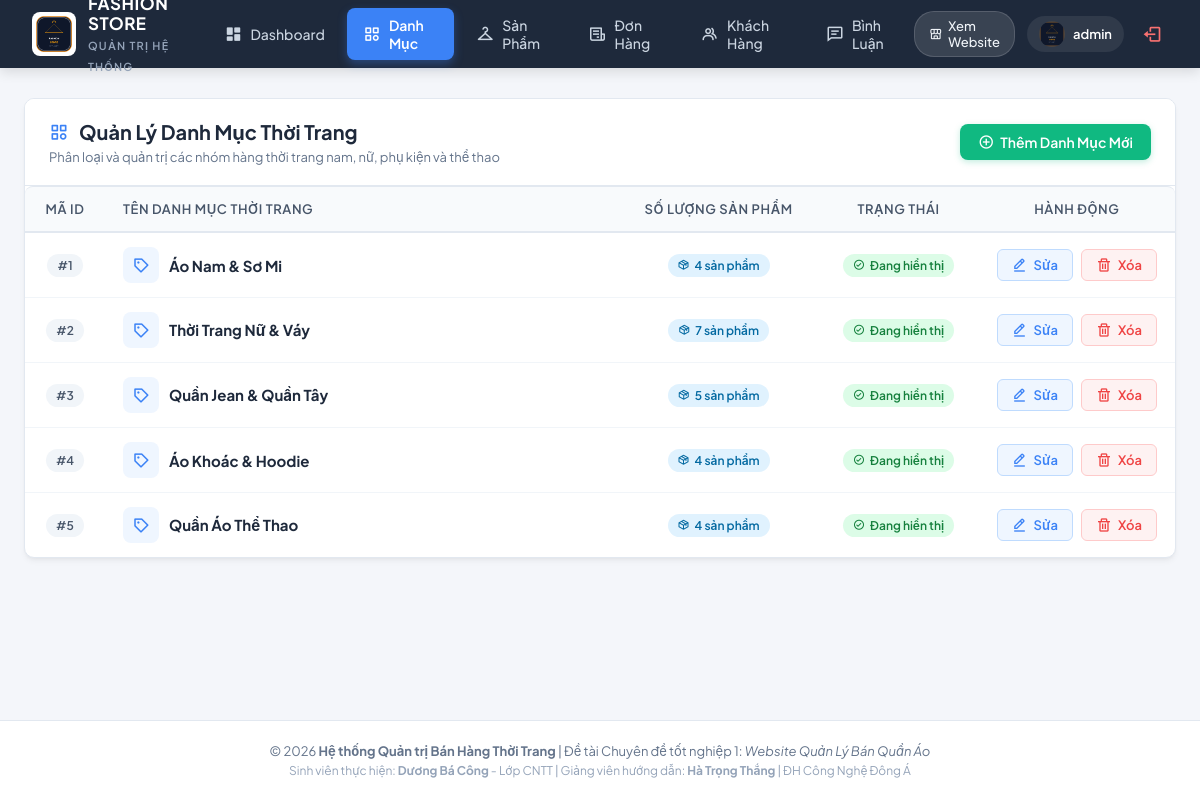
/controller/indexAdmin.php?act=danhmuc (signed in), run on an earlier commit of the app's database.
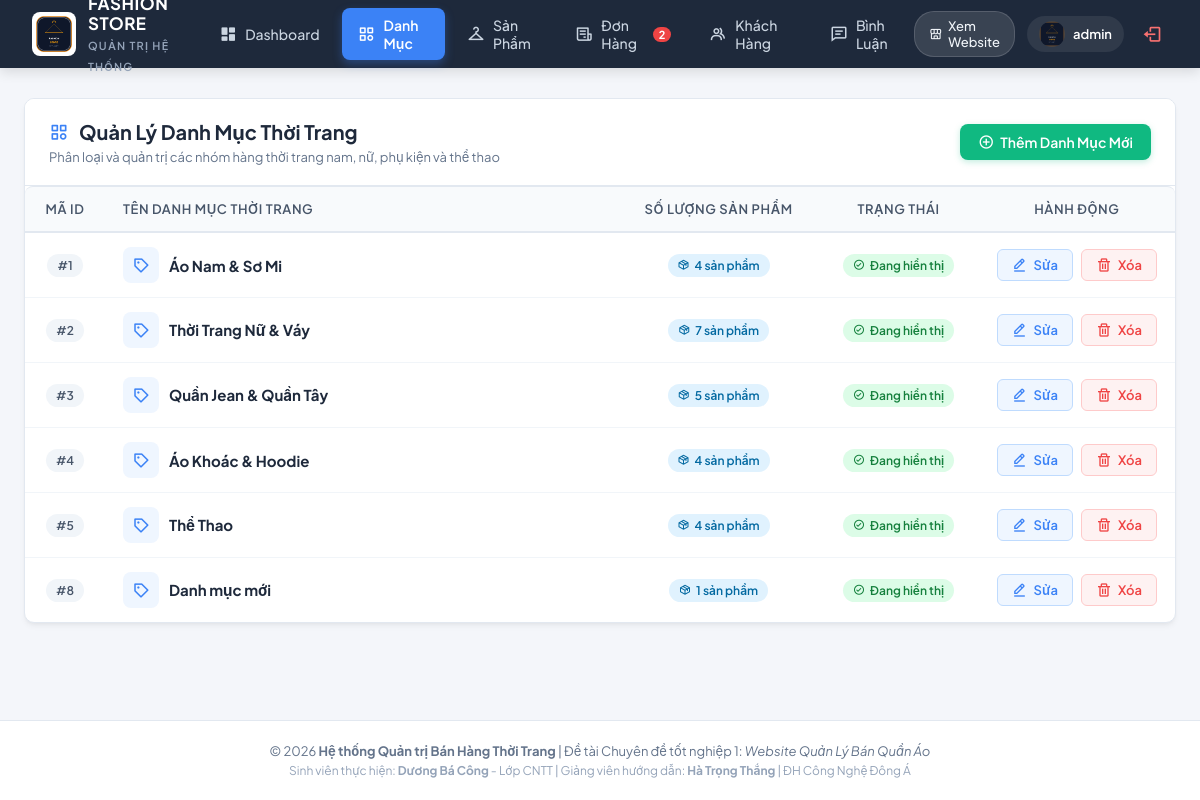
And on a later commit of the database.
### tables this page shows
CREATE TABLE `danhmuc` (
  `iddanhmuc` int(11) NOT NULL AUTO_INCREMENT,
  `tendanhmuc` varchar(255) NOT NULL,
  PRIMARY KEY (`iddanhmuc`)
);

### model/config.php (called while the page is built, shortened)
<?php
  function pdo_con(){
    static $cached_conn = null;
    if ($cached_conn !== null) {
      return $cached_conn;
    }
    $http_host = $_SERVER['HTTP_HOST'] ?? '';
    $is_infinityfree = (strpos($http_host, 'infinityfree') !== false || strpos($http_host, 'epizy.com') !== false);
    if ($is_infinityfree) {
      $servername = "sql302.infinityfree.com";
      $username = "if0_43184606";
      $password = "8gZKYLk9Rk6UBlL";
      $dbname = "if0_43184606_duan1";
      $port = 3306;
      $db_candidates = [$dbname];
    } else {
      $servername = "127.0.0.1";
      $username = "root";
      $password = "";
      $port = 3306;
      $db_candidates = ['duanmau', 'duan1'];
    }
    foreach ($db_candidates as $try_db) {
      try {
        $conn = new PDO("mysql:host=$servername;port=$port;dbname=$try_db;charset=utf8", $username, $password, [
          PDO::ATTR_ERRMODE => PDO::ERRMODE_EXCEPTION,
          PDO::ATTR_TIMEOUT => 2
        ]);
        $cached_conn = $conn;
        return $cached_conn;
      } catch (PDOException $e) {
      }
    }
    return null;
  }
  function pdo_query($sql){
    $sql_args = array_slice(func_get_args(), 1);
    $conn = pdo_con();
    try {
      $stmt = $conn->prepare($sql);
      $stmt->execute($sql_args);
      $rows = $stmt->fetchAll();
      return $rows ? $rows : [];
    } catch (PDOException $e) {
      throw $e;
    }
  }
  function pdo_query_one($sql){
    $sql_args = array_slice(func_get_args(), 1);
    $conn = pdo_con();
    try {
      $stmt = $conn->prepare($sql);
      $stmt->execute($sql_args);
      $row = $stmt->fetch(PDO::FETCH_ASSOC);
      return $row ? $row : null;
    } catch (PDOException $e) {
      throw $e;
    }
  }
  function pdo_query_value($sql){
    $sql_args = array_slice(func_get_args(), 1);
    $conn = pdo_con();
    try {
      $stmt = $conn->prepare($sql);
      $stmt->execute($sql_args);
      $row = $stmt->fetch(PDO::FETCH_NUM);
      return $row ? $row[0] : null;
    } catch (PDOException $e) {
      throw $e;
    }
  }
?>

### model/danhmuc.php (called while the page is built, shortened)
<?php
function danhmuc_showAll(){
    $sql = "SELECT * FROM danhmuc ORDER BY iddanhmuc ASC";
    return pdo_query($sql);
}
function danhmuc_count_sanpham($iddanhmuc){
    $sql = "SELECT COUNT(*) as total FROM sanpham WHERE iddanhmuc=?";
    $res = pdo_query_one($sql, $iddanhmuc);
    return $res ? (int)$res['total'] : 0;
}
?>

### model/donhang.php (called while the page is built, shortened)
<?php
function donhang_count_pending() {
    $sql = "SELECT COUNT(*) FROM donhang WHERE trangthai = 'Chờ xác nhận'";
    return (int)pdo_query_value($sql);
}
?>

### viewAdmin/danhmuc.php (the view, shortened to what the changed rows need)
<?php
$list_danhmuc = danhmuc_showAll();
?>
<div class="admin-card">
    <div class="admin-card-header">
        <div class="admin-card-title-group">
            <h2><i class='bx bx-category' style="color: #3b82f6;"></i> Quản Lý Danh Mục Thời Trang</h2>
        </div>
    </div>
    <div class="admin-card-body" style="padding: 0;">
        <div class="table-responsive">
            <table class="admin-table">
                <thead>
                    <tr>
                        <th style="width: 80px; text-align: center;">Mã ID</th>
                        <th>Tên Danh Mục Thời Trang</th>
                        <th style="width: 200px; text-align: center;">Số Lượng Sản Phẩm</th>
                        <th style="width: 160px; text-align: center;">Trạng Thái</th>
                        <th style="width: 180px; text-align: center;">Hành Động</th>
                    </tr>
                </thead>
                <tbody>
                    <?php if (!empty($list_danhmuc)): ?>
                        <?php foreach ($list_danhmuc as $row):
                            $iddanhmuc = $row['iddanhmuc'];
                            $tendanhmuc = $row['tendanhmuc'];
                            $count = danhmuc_count_sanpham($iddanhmuc);
                            $dellink = "../controller/indexAdmin.php?act=danhmuc&iddanhmuc=" . $iddanhmuc;
                        ?>
                            <tr>
                                <td style="text-align: center;">
                                    <span class="badge-pill badge-neutral">#<?= $iddanhmuc ?></span>
                                </td>
                                <td>
                                    <div style="display: flex; align-items: center; gap: 10px;">
                                        <div style="width: 36px; height: 36px; border-radius: 8px; background: #eff6ff; display: flex; align-items: center; justify-content: center; color: #3b82f6; font-size: 18px;">
                                            <i class='bx bx-purchase-tag'></i>
                                        </div>
                                        <div>
                                            <strong style="color: #1e293b; font-size: 15px;"><?= htmlspecialchars($tendanhmuc) ?></strong>
                                        </div>
                                    </div>
                                </td>
                                <td style="text-align: center;">
                                    <span class="badge-pill badge-info">
                                        <i class='bx bx-package'></i> <?= $count ?> sản phẩm
                                    </span>
                                </td>
                                <td style="text-align: center;">
                                    <span class="badge-pill badge-success">
                                        <i class='bx bx-check-circle'></i> Đang hiển thị
                                    </span>
                                </td>
                                <td style="text-align: center;">
                                    <div style="display: inline-flex; gap: 8px; justify-content: center;">
                                        <a href="../controller/indexAdmin.php?act=suadanhmuc&id=<?= $iddanhmuc ?>" class="btn-action btn-edit" title="Chỉnh sửa danh mục">
                                            <i class='bx bx-edit-alt'></i> Sửa
                                        </a>
                                        <a onclick="return Del('<?= htmlspecialchars(addslashes($tendanhmuc)) ?>')" href="<?= $dellink ?>" class="btn-action btn-delete" title="Xóa danh mục">
                                            <i class='bx bx-trash'></i> Xóa
                                        </a>
                                    </div>
                                </td>
                            </tr>
                        <?php endforeach; ?>
                    <?php endif; ?>
                </tbody>
            </table>
        </div>
    </div>
</div>

### viewAdmin/header.php (shortened to what the changed rows need)
<?php
$act = $_GET['act'] ?? 'userAd';
?>
<!DOCTYPE html>
<html lang="vi">
<head>
    <link rel="stylesheet" href="https://cdnjs.cloudflare.com/ajax/libs/font-awesome/4.7.0/css/font-awesome.min.css">
    <link href='https://unpkg.com/boxicons@2.1.4/css/boxicons.min.css' rel='stylesheet'>
    <link rel="stylesheet" href="../view/fontawesome-free-6.1.1-web/css/all.min.css">
    <link rel="stylesheet" href="../view/css/admin.css">
</head>
<body class="admin-body">
    <header class="admin-navbar">
        <a href="../controller/indexAdmin.php?act=userAd" class="admin-navbar-brand">
            <div class="admin-brand-info">
                <h1>FASHION STORE</h1>
            </div>
        </a>
        <ul class="admin-nav-links">
            <?php
            $badge_pending = 0;
            if (function_exists('donhang_count_pending')) {
                $badge_pending = donhang_count_pending();
            }
            ?>
            <li>
                <a href="../controller/indexAdmin.php?act=donhang" class="<?= (in_array($act, ['donhang', 'chitietdonhang'])) ? 'active' : '' ?>" style="position: relative;">
                    <i class='bx bx-receipt'></i> Đơn Hàng
                    <?php if ($badge_pending > 0): ?>
                        <span style="background: #ef4444; color: #fff; font-size: 11px; font-weight: 700; padding: 1px 6px; border-radius: 10px; margin-left: 4px;"><?= $badge_pending ?></span>
                    <?php endif; ?>
                </a>
            </li>
        </ul>
    </header>
    <main class="admin-container">

What changed in the data, as far as the page shows it:
changed danhmuc id 5: tendanhmuc "Quần Áo Thể Thao" → "Thể Thao"
added danhmuc: iddanhmuc "8", tendanhmuc "Danh mục mới", count "1"
Also different on the page:
$badge_pending: (not shown) → "2"
